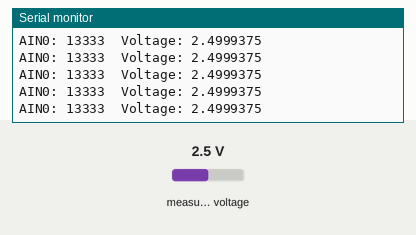
Recording of a program running on a simulated ESP32. On the bench: the last lines printed to the serial monitor. The inputs (shaded band) are chosen by the test bench; at power-on: measured voltage 2.5 V.

Above: at 1.2 s.
1.3 s: measured voltage set to 0.1 V
At 1.42 s:
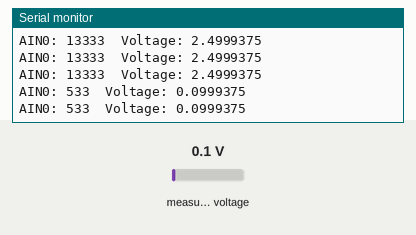
2.8 s: measured voltage set to 1.2 V
At 2.83 s:
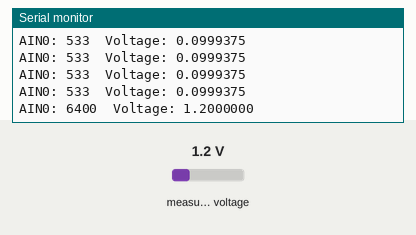
Timing chart, 0 to 5.8 s (numbered marks = the images above; inputs shaded):
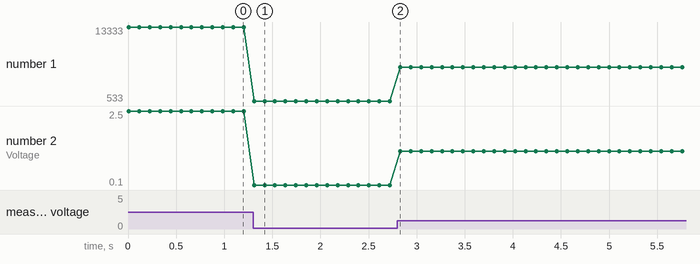

The program:

main.cpp
```cpp
#include <Arduino.h>
#include <Wire.h>
#include "Adafruit_ADS1X15.h"

Adafruit_ADS1115 ads;
float Voltage = 0.0;

void setup(void)
{
Serial.begin(9600);
ads.begin();
}

void loop(void)
{
int16_t adc0;

adc0 = ads.readADC_SingleEnded(0);
Voltage = (adc0 * 0.1875)/1000;

Serial.print("AIN0: ");
Serial.print(adc0);
Serial.print("\tVoltage: ");
Serial.println(Voltage, 7);
Serial.println();

delay(100);
}

/**

https://microcontrollerslab.com/ads1115-external-adc-with-esp32/

I found the way to connect up to four ADS1115 to the same I2C connection.

This TI pdf tells how to do it.
https://www.ti.com/lit/ds/symlink/ads1114.pdf

Here is a short form “how to”:
9.5.1.1
I2C Address Selection
The ADS111x have one address pin, ADDR, that configures the I2C address of the device.
This pin can be connected to GND, VDD, SDA, or SCL, allowing for four different addresses to be selected with one pin, as
shown in Table 4.
The state of address pin ADDR is sampled continuously. Use the GND, VDD and SCL addresses first.
If SDA is used as the device address, hold the SDA line low for at least 100 ns after the SCL line goes low to make sure the device decodes the address correctly during I2C communication.
Table 4.
ADDR Pin Connection and Corresponding Slave Address
ADDR PIN CONNECTION SLAVE ADDRESS
GND 1001000 (48)
VDD 1001001 (49)
SDA 1001010 (50)
SCL 1001011 (51)


no plat.ini

[env:esp32doit-devkit-v1]
platform = espressif32
board = esp32doit-devkit-v1
framework = arduino
lib_deps =
  adafruit/Adafruit BusIO
  SPI
  adafruit/Adafruit ADS1X15


**/
```

Measured:
- after the input at 1.3 s, the serial monitor: prints a new line at once (image 1)
- after the input at 2.8 s, the serial monitor: prints a new line at once (image 2)
- plotted number 1: 13333 → 533 after the input at 1.3 s, 533 → 6400 after the input at 2.8 s
- plotted number 2: 2.5 → 0.1 after the input at 1.3 s, 0.1 → 1.2 after the input at 2.8 s
